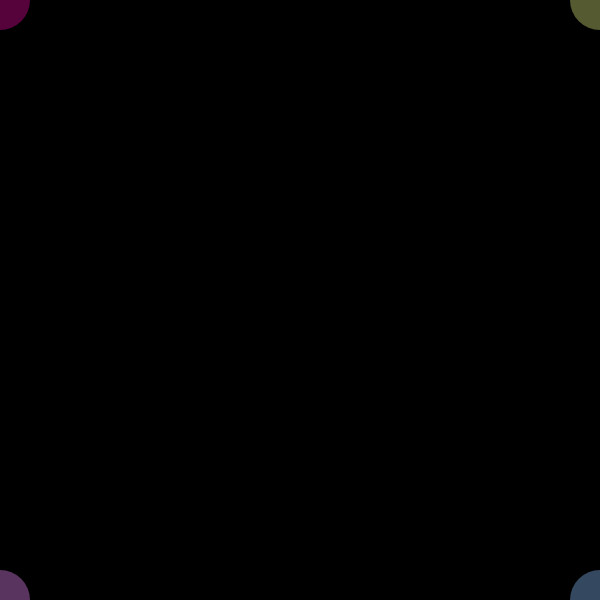
Frame 1 (no input)
Frame 60 (no input): identical to frame 1, image omitted
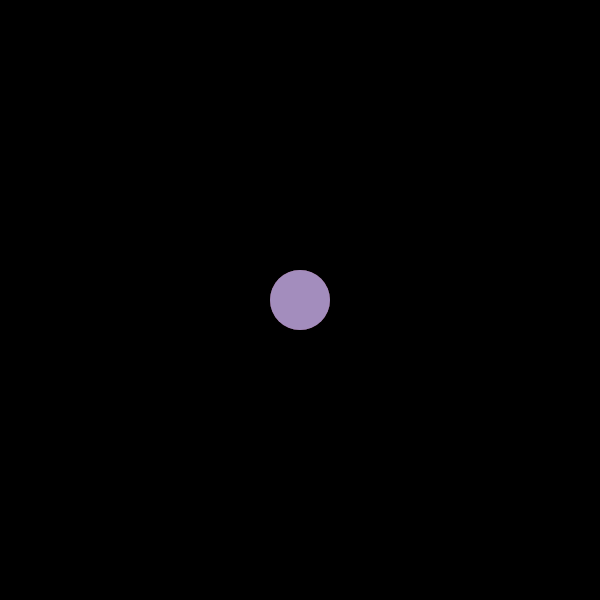
Frame 120 (the mouse pressed at the canvas centre since frame 60)

The p5.js sketch that drew these frames (run headless with seeded random() and noise() and a simulated clock; from frame 60 on, the mouse is pressed at the canvas centre):

// p5.js sketch
// ── sketch.js
function setup (){
    createCanvas(600,600)
}

function draw(){
    rectMode(CENTER)
    noStroke()
    background(0)
    
    // Top left circle (original)
    fill(230,9,160,95)  // hot pink
    circle(mouseX, mouseY, 60)
    
    // Top right circle
    fill(242,255,140,90)  // yellow
    circle(mirrorCoordinate(), mouseY, 60)
    
    // Bottom left circle
    fill(236,140,255,95)  // light pink
    circle(mouseX, mirrorCoordinate(), 60)
    
    // Bottom right circle
    fill(140,192,255,95)  // blue
    //we use both mirror functions for x and why because its not constrained to one axis value!!
    circle(mirrorCoordinate(), mirrorCoordinate(), 60)
}
//the centre is width/2 to get the distance away from it you
//subtract mouseX from it. say mouseX is 250, its DFC value would be  +50.
//take that away from previously defined centreX value (200) you get 150
function mirrorCoordinate(){
    let centreX = width/2;
    let distanceFromCentre = mouseX - centreX;
    return centreX - distanceFromCentre;
}
